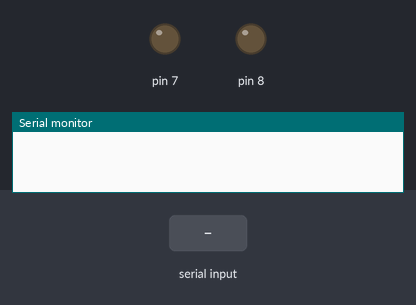
The sketch below on a simulated Arduino Uno, built with avr-gcc and run on an emulated ATmega328P. Shown: output pins drawn as LEDs (lit = HIGH), the last lines printed to the serial monitor. Inputs (shaded band) come from the test bench.

Above: at 1.2 s.
1.3 s: "1" received over Serial
At 3.3 s:
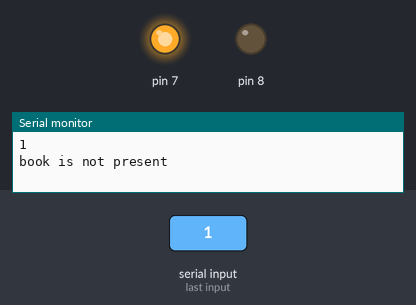
4.3 s: "0" received over Serial
At 7.2 s:
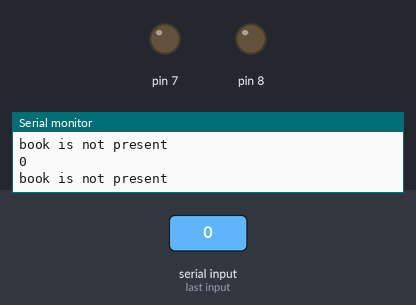
7.3 s: "2" received over Serial
At 9.0 s:
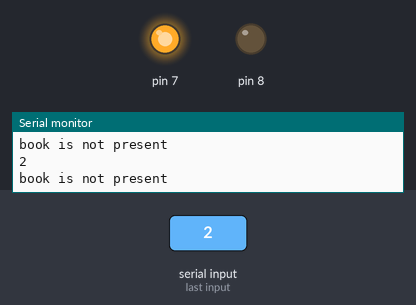
Timing chart, 0 to 11.3 s (numbered marks = the images above; inputs shaded):
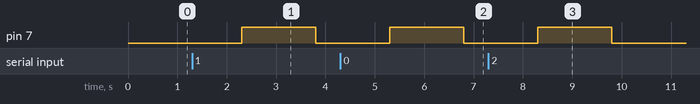

The sketch:

library_voice_warden.ino
```cpp
String books[70]={"Let us C","Let us see","Programming in C","Computer Graphics by Alex","Theory of Computation","Micro computer System 8086","Data Structure using C and C plus plus","Data Structure Through C in Depth","Data Structure through C","Object Oriented Programming with C plus plus","compiler principles","compiler principle","advanced compiler design","the design of unix architecture","computer organisation and architecture","Artificial intelligence","data science"};
//String books[70]={"Let us C by Yaswant Kanetkar","Let us see by Yaswant Kanetkar","Programming in C by BL Juneja","Discrete mathematical structures with applications to computer science by JP Tremblay","Modern Digital Electronics by RP jain","Computer Graphics by Donald Hearn","Introduction to languages and theory of computation by John C Martin","Theory of Computation by Rajesh K Shukla","Microcomputer System 8086 by Lice and gibson","Data Structure using C and C++ by Rajesh K Shukla","Data Structures Through C in Depth by SK Shrivastava","Data Structures through C by Yashwant Kanetkar","Object Oriented Programming with C++ by Balagurusamy"};
void redLight()
{
  digitalWrite (7,HIGH);
  delay(1500);
  digitalWrite(7,LOW);
}
void greenLight()
{
  digitalWrite (8,HIGH);
  delay(1500);
  digitalWrite(8,LOW);
}
void setup()
{
   Serial.begin(9600);
   pinMode(8,OUTPUT);
   pinMode(7,OUTPUT);
}

void loop()
{
    String voice="";
    String b="";
    int f=0;
    delay(10);
    voice = Serial.readString();

    if(voice.length()>0)
    {
        Serial.println(voice);
        voice.toLowerCase();

        for(int i=0;i<70;i++)
        {
            b=books[i];
            b.toLowerCase();
            if(voice==b)
            {
                //Serial.println("b="+b);
                //Serial.println("books[i]= "+books[i]);
                Serial.println("book is present in the library");
                f++;
                greenLight();
                break;
            }
        }
        if(f==0)
        {
          Serial.println("book is not present");
          redLight();
        }
    }
}
```

Measured:
- after the input at 1.3 s, pin 7: LOW → HIGH after 1.0 s, → LOW 1.5 s later
- after the input at 4.3 s, pin 7: LOW → HIGH after 1.0 s, → LOW 1.5 s later
- after the input at 7.3 s, pin 7: LOW → HIGH after 1.0 s, → LOW 1.5 s later
